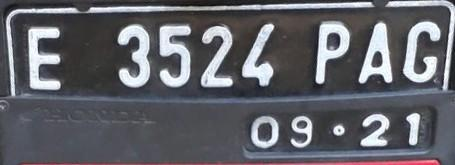
#> input picture 14 Frisaranda Diouf Julio/UTS/dataset/1.jpg, 455 x 165 px
$ jupyter execute uts.ipynb
#> lines starting #> are read from the running program, lines starting #| are printed output that depends on the picture; after the words box and inside, x2 and y2 are one past the last pixel; in counts of white or black regions, pixels touching at a corner belong together
# Machine Learning Mid-Term Test

**Image Segmentation with Clustering**

Import Library

[cell 1]
import numpy as np
import cv2
import matplotlib.pyplot as plt
import os

Select 5 License Plate Images from The Dataset

[cell 2]
image_paths = [
    "dataset/1.jpg",
    "dataset/2.jpg",
    "dataset/3.jpg",
    "dataset/4.jpg",
    "dataset/5.jpg"
]

Displays 5 Selected License Plate Images

[cell 3]
def show_images(images, titles, figsize=(15, 7)):
    plt.figure(figsize=figsize)
    for i in range(len(images)):
        plt.subplot(1, len(images), i+1)
        plt.imshow(images[i])
        plt.title(titles[i])
        plt.axis('off')
    plt.show()

[cell 4]
# Load and display selected images before segmentation
original_images = [cv2.imread(img) for img in image_paths]
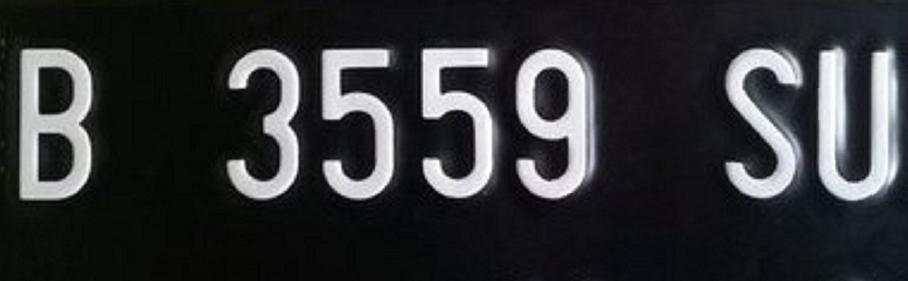
#> input picture 14 Frisaranda Diouf Julio/UTS/dataset/2.jpg, 908 x 281 px
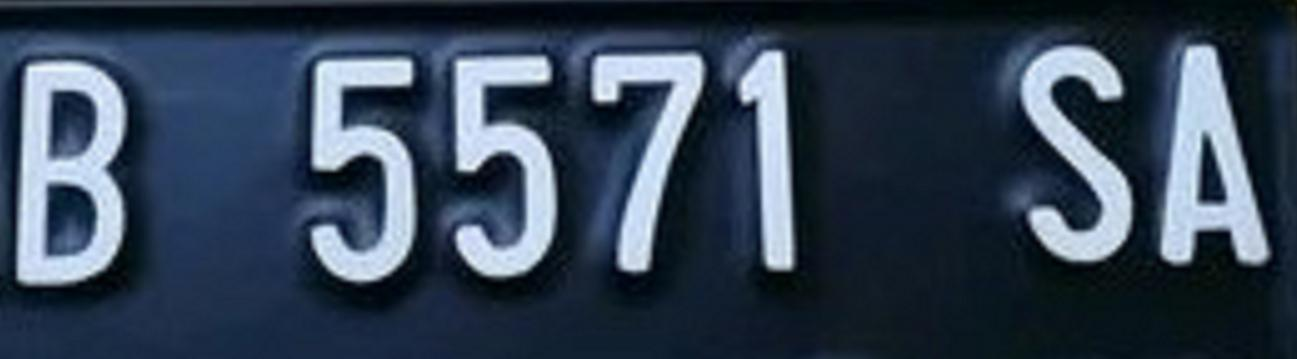
#> input picture 14 Frisaranda Diouf Julio/UTS/dataset/3.jpg, 1297 x 359 px
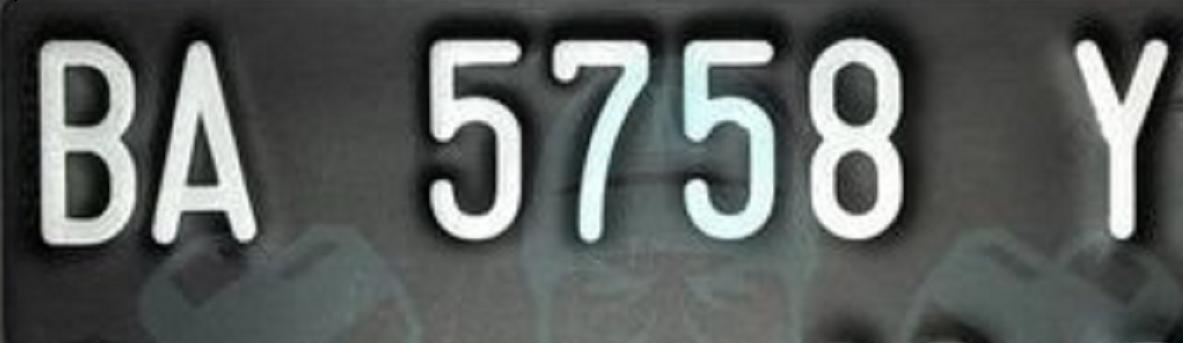
#> input picture 14 Frisaranda Diouf Julio/UTS/dataset/4.jpg, 1183 x 343 px
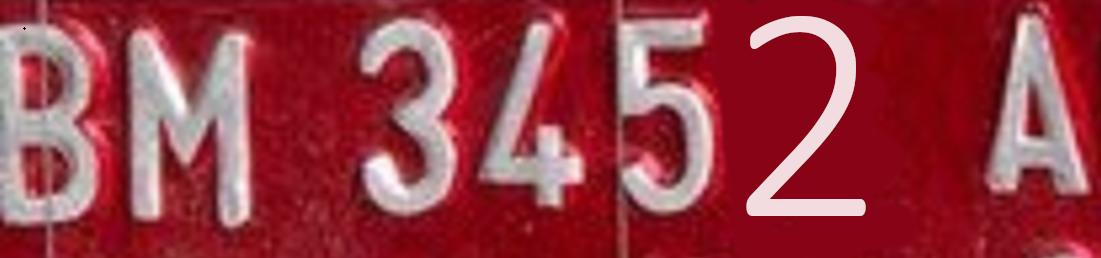
#> input picture 14 Frisaranda Diouf Julio/UTS/dataset/5.jpg, 1101 x 258 px
#> original_images = 5 items

# Displays the original image with the title "Original" (in RGB format)
fig, axes = plt.subplots(1, 5, figsize=(15, 5))
for ax, image in zip(axes, original_images):
    rgb_image = cv2.cvtColor(image, cv2.COLOR_BGR2RGB)
    ax.imshow(rgb_image)
    ax.set_title('Original')
    ax.axis('off')
#> this loop made 5 passes
plt.show()

**License Plate 1**

Load Image

[cell 5]
img = cv2.imread('dataset/1.jpg')
#> img is the input picture: shape (165, 455, 3); mean B, G, R 105.2, 98.7, 98.1

Displays The Height, Width, and Number of Image Channels

[cell 6]
h, w, ch = img.shape
#> h = 165; w = 455; ch = 3
print(h)
#| 165
print(w)
#| 455
print(ch)
#| 3

Image Normalization

[cell 7]
data = img / 255.0
data = data.reshape(h * w, ch)
data.shape
#> Out = (75075, 3)

RGB Color Space Plot

[cell 8]
def plot_pixels(data, title, colors=None, N=10000):
#> called with data = array of shape (75075, 3), N = 10000
    if colors is None:
        colors = data

    # choose a random subset
    rng = np.random.RandomState(0)
    i = rng.permutation(data.shape[0])[:N]
    colors = colors[i]
    R, G, B = data[i].T
#> R = 10000 values, max 1 at index 97, min 0.0431 at index 3300, mean 0.414; G = 10000 values, max 1 at index 215, min 0.051 at index 3300, mean 0.389; B = 10000 values, max 1 at index 6029, min 0.051 at index 3300, mean 0.386

    fig, ax = plt.subplots(1, 2, figsize=(8, 4))
    ax[0].scatter(R, G, color=colors, marker='.')
    ax[0].set(xlabel='Red', ylabel='Green', xlim=(0, 1), ylim=(0, 1))

    ax[1].scatter(R, B, color=colors, marker='.')
    ax[1].set(xlabel='Red', ylabel='Blue', xlim=(0, 1), ylim=(0, 1))

    fig.suptitle(title, size=14)

[cell 9]
plot_pixels(data, title='Input color space: 16 million possible colors')

Image Segmentation Using The K-Means Algorithm

[cell 10]
from sklearn.cluster import KMeans

# Reshape image into 2D array (for K-Means)
citra_reshape = img.reshape((-1, 3))

# Determine the desired number of clusters
jumlah_klaster = 2

kmeans = KMeans(n_clusters=jumlah_klaster)
kmeans.fit(citra_reshape)

# Move the cluster labels back to their original shape
label_klaster = kmeans.labels_.reshape(img.shape[:2])

# For example, you can show the first cluster (0) as red
citra_segmentasi = img.copy()
citra_segmentasi[label_klaster == 0] = [0, 0, 0]

Segmentation Results

[cell 11]
fig, ax = plt.subplots(1, 2, figsize=(16, 6),
                       subplot_kw=dict(xticks=[], yticks=[]))
fig.subplots_adjust(wspace=0.05)
ax[0].imshow(cv2.cvtColor(img, cv2.COLOR_BGR2RGB))
ax[0].set_title('Original Image', size=16)
ax[1].imshow(cv2.cvtColor(citra_segmentasi, cv2.COLOR_BGR2RGB))
ax[1].set_title('2-color Image', size=16)

**License Plate 2**

Load Image

[cell 12]
img2 = cv2.imread('dataset/2.jpg')
#> img2 is the input picture: shape (281, 908, 3); mean B, G, R 53.4, 51.2, 50.1

Displays The Height, Width, and Number of Image Channels

[cell 13]
h, w, ch = img2.shape
#> h = 281; w = 908
print(h)
#| 281
print(w)
#| 908
print(ch)
#| 3

Image Normalization

[cell 14]
data = img2 / 255.0
#> data: shape (281, 908, 3) float64
data = data.reshape(h * w, ch)
data.shape
#> Out = (255148, 3)

RGB Color Space Plot

[cell 15]
def plot_pixels(data, title, colors=None, N=10000):
#> called with data = array of shape (255148, 3), N = 10000
    if colors is None:
        colors = data

    # choose a random subset
    rng = np.random.RandomState(0)
    i = rng.permutation(data.shape[0])[:N]
    colors = colors[i]
    R, G, B = data[i].T
#> R = 10000 values, max 1 at index 638, min 0.00392 at index 5824, mean 0.209; G = 10000 values, max 1 at index 9009, min 0.0118 at index 221, mean 0.201; B = 10000 values, max 1 at index 2176, min 0.0118 at index 221, mean 0.197

    fig, ax = plt.subplots(1, 2, figsize=(8, 4))
    ax[0].scatter(R, G, color=colors, marker='.')
    ax[0].set(xlabel='Red', ylabel='Green', xlim=(0, 1), ylim=(0, 1))

    ax[1].scatter(R, B, color=colors, marker='.')
    ax[1].set(xlabel='Red', ylabel='Blue', xlim=(0, 1), ylim=(0, 1))

    fig.suptitle(title, size=14)

[cell 16]
plot_pixels(data, title='Input color space: 16 million possible colors')

Image Segmentation Using The K-Means Algorithm

[cell 17]
from sklearn.cluster import KMeans

# Reshape image into 2D array (for K-Means)
citra_reshape = img2.reshape((-1, 3))

# Determine the desired number of clusters
jumlah_klaster = 2

kmeans = KMeans(n_clusters=jumlah_klaster)
kmeans.fit(citra_reshape)

# Move the cluster labels back to their original shape
label_klaster = kmeans.labels_.reshape(img2.shape[:2])

# For example, you can show the first cluster (0) as red
citra_segmentasi = img2.copy()
citra_segmentasi[label_klaster == 0] = [0, 0, 0]
#> citra_segmentasi: shape (281, 908, 3)

Segmentation Results

[cell 18]
fig, ax = plt.subplots(1, 2, figsize=(16, 6),
                       subplot_kw=dict(xticks=[], yticks=[]))
fig.subplots_adjust(wspace=0.05)
ax[0].imshow(cv2.cvtColor(img2, cv2.COLOR_BGR2RGB))
ax[0].set_title('Original Image', size=16)
ax[1].imshow(cv2.cvtColor(citra_segmentasi, cv2.COLOR_BGR2RGB))
ax[1].set_title('2-color Image', size=16)

**License Plate 3**

Load Image

[cell 19]
img3 = cv2.imread('dataset/3.jpg')
#> img3 is the input picture: shape (359, 1297, 3); mean B, G, R 83.8, 66.3, 51.8

Displays The Height, Width, and Number of Image Channels

[cell 20]
h, w, ch = img3.shape
#> h = 359; w = 1297
print(h)
#| 359
print(w)
#| 1297
print(ch)
#| 3

Image Normalization

[cell 21]
data = img3 / 255.0
#> data: shape (359, 1297, 3) float64
data = data.reshape(h * w, ch)
data.shape
#> Out = (465623, 3)

RGB Color Space Plot

[cell 22]
def plot_pixels(data, title, colors=None, N=10000):
#> called with data = array of shape (465623, 3), N = 10000
    if colors is None:
        colors = data

    # choose a random subset
    rng = np.random.RandomState(0)
    i = rng.permutation(data.shape[0])[:N]
    colors = colors[i]
    R, G, B = data[i].T
#> R = 10000 values, max 1 at index 784, min 0.0157 at index 8288, mean 0.332; G = 10000 values, max 0.969 at index 9567, min 0.00784 at index 3545, mean 0.263; B = 10000 values, max 0.918 at index 9962, min 0 at index 12, mean 0.206

    fig, ax = plt.subplots(1, 2, figsize=(8, 4))
    ax[0].scatter(R, G, color=colors, marker='.')
    ax[0].set(xlabel='Red', ylabel='Green', xlim=(0, 1), ylim=(0, 1))

    ax[1].scatter(R, B, color=colors, marker='.')
    ax[1].set(xlabel='Red', ylabel='Blue', xlim=(0, 1), ylim=(0, 1))

    fig.suptitle(title, size=14)

[cell 23]
plot_pixels(data, title='Input color space: 16 million possible colors')

Image Segmentation Using The K-Means Algorithm

[cell 24]
from sklearn.cluster import KMeans

# Reshape image into 2D array (for K-Means)
citra_reshape = img3.reshape((-1, 3))

# Determine the desired number of clusters
jumlah_klaster = 2

kmeans = KMeans(n_clusters=jumlah_klaster)
kmeans.fit(citra_reshape)

# Move the cluster labels back to their original shape
label_klaster = kmeans.labels_.reshape(img3.shape[:2])

# For example, you can show the first cluster (0) as red
citra_segmentasi = img3.copy()
citra_segmentasi[label_klaster == 0] = [0, 0, 0]
#> citra_segmentasi: shape (359, 1297, 3)

Segmentation Results

[cell 25]
fig, ax = plt.subplots(1, 2, figsize=(16, 6),
                       subplot_kw=dict(xticks=[], yticks=[]))
fig.subplots_adjust(wspace=0.05)
ax[0].imshow(cv2.cvtColor(img3, cv2.COLOR_BGR2RGB))
ax[0].set_title('Original Image', size=16)
ax[1].imshow(cv2.cvtColor(citra_segmentasi, cv2.COLOR_BGR2RGB))
ax[1].set_title('2-color Image', size=16)
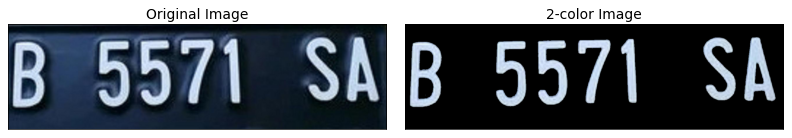
#> figure drawn by matplotlib, 2 panels

**License Plate 4**

Load Image

[cell 26]
img4 = cv2.imread('dataset/4.jpg')
#> img4 is the input picture: shape (343, 1183, 3); mean B, G, R 93.2, 95, 91

Displays The Height, Width, and Number of Image Channels

[cell 27]
h, w, ch = img4.shape
#> h = 343; w = 1183
print(h)
#| 343
print(w)
#| 1183
print(ch)
#| 3

Image Normalization

[cell 28]
data = img4 / 255.0
#> data: shape (343, 1183, 3) float64
data = data.reshape(h * w, ch)
data.shape

RGB Color Space Plot

[cell 29]
def plot_pixels(data, title, colors=None, N=10000):
#> called with data = array of shape (405769, 3), N = 10000
    if colors is None:
        colors = data

    # choose a random subset
    rng = np.random.RandomState(0)
    i = rng.permutation(data.shape[0])[:N]
    colors = colors[i]
    R, G, B = data[i].T
#> R = 10000 values, max 1 at index 1213, min 0 at index 518, mean 0.367; G = 10000 values, max 1 at index 81, min 0.00392 at index 585, mean 0.374; B = 10000 values, max 1 at index 2777, min 0 at index 585, mean 0.358

    fig, ax = plt.subplots(1, 2, figsize=(8, 4))
    ax[0].scatter(R, G, color=colors, marker='.')
    ax[0].set(xlabel='Red', ylabel='Green', xlim=(0, 1), ylim=(0, 1))

    ax[1].scatter(R, B, color=colors, marker='.')
    ax[1].set(xlabel='Red', ylabel='Blue', xlim=(0, 1), ylim=(0, 1))

    fig.suptitle(title, size=14)

[cell 30]
plot_pixels(data, title='Input color space: 16 million possible colors')

Image Segmentation Using The K-Means Algorithm

[cell 31]
from sklearn.cluster import KMeans

# Reshape image into 2D array (for K-Means)
citra_reshape = img4.reshape((-1, 3))

# Determine the desired number of clusters
jumlah_klaster = 2

kmeans = KMeans(n_clusters=jumlah_klaster)
kmeans.fit(citra_reshape)

# Move the cluster labels back to their original shape
label_klaster = kmeans.labels_.reshape(img4.shape[:2])

# For example, you can show the first cluster (0) as red
citra_segmentasi = img4.copy()
citra_segmentasi[label_klaster == 0] = [0, 0, 0]
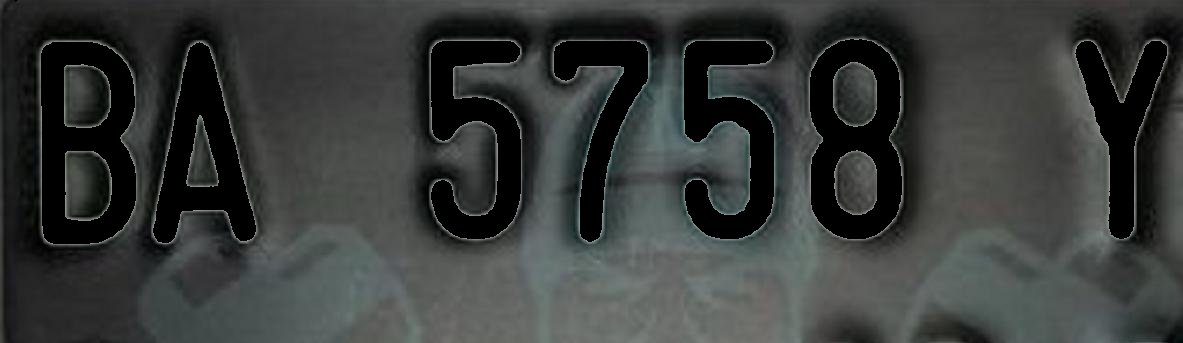
#> citra_segmentasi: shape (343, 1183, 3); 16.01% of pixels changed, all inside (x1, y1, x2, y2) = (41, 39, 1167, 244)

Segmentation Results

[cell 32]
fig, ax = plt.subplots(1, 2, figsize=(16, 6),
                       subplot_kw=dict(xticks=[], yticks=[]))
fig.subplots_adjust(wspace=0.05)
ax[0].imshow(cv2.cvtColor(img4, cv2.COLOR_BGR2RGB))
ax[0].set_title('Original Image', size=16)
ax[1].imshow(cv2.cvtColor(citra_segmentasi, cv2.COLOR_BGR2RGB))
ax[1].set_title('2-color Image', size=16)
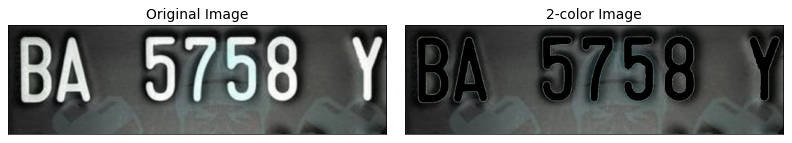
#> figure drawn by matplotlib, 2 panels

**License Plate 5**

Load Image

[cell 33]
img5 = cv2.imread('dataset/5.jpg')
#> img5 is the input picture: shape (258, 1101, 3); mean B, G, R 67.4, 56.9, 151.2

Displays The Height, Width, and Number of Image Channels

[cell 34]
h, w, ch = img5.shape
print(h)
#| 258
print(w)
#| 1101
print(ch)
#| 3

Image Normalization

[cell 35]
data = img5 / 255.0
#> data: shape (258, 1101, 3) float64
data = data.reshape(h * w, ch)
data.shape

RGB Color Space Plot

[cell 36]
def plot_pixels(data, title, colors=None, N=10000):
#> called with data = array of shape (284058, 3), N = 10000
    if colors is None:
        colors = data

    # choose a random subset
    rng = np.random.RandomState(0)
    i = rng.permutation(data.shape[0])[:N]
    colors = colors[i]
    R, G, B = data[i].T
#> R = 10000 values, max 1 at index 7004, min 0 at index 3378, mean 0.268; G = 10000 values, max 0.984 at index 2198, min 0 at index 39, mean 0.227; B = 10000 values, max 1 at index 319, min 0.0824 at index 3378, mean 0.594

    fig, ax = plt.subplots(1, 2, figsize=(8, 4))
    ax[0].scatter(R, G, color=colors, marker='.')
    ax[0].set(xlabel='Red', ylabel='Green', xlim=(0, 1), ylim=(0, 1))

    ax[1].scatter(R, B, color=colors, marker='.')
    ax[1].set(xlabel='Red', ylabel='Blue', xlim=(0, 1), ylim=(0, 1))

    fig.suptitle(title, size=14)

[cell 37]
plot_pixels(data, title='Input color space: 16 million possible colors')
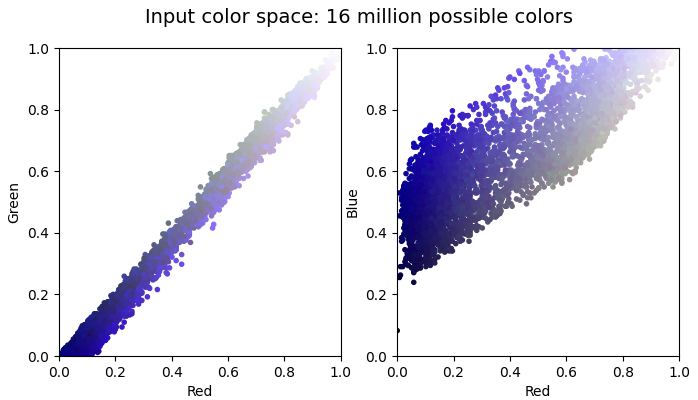
#> figure drawn by matplotlib, 2 panels

Image Segmentation Using The K-Means Algorithm

[cell 38]
from sklearn.cluster import KMeans

# Reshape image into 2D array (for K-Means)
citra_reshape = img5.reshape((-1, 3))

# Determine the desired number of clusters
jumlah_klaster = 2

kmeans = KMeans(n_clusters=jumlah_klaster)
kmeans.fit(citra_reshape)

# Move the cluster labels back to their original shape
label_klaster = kmeans.labels_.reshape(img5.shape[:2])

# For example, you can show the first cluster (0) as red
citra_segmentasi = img5.copy()
citra_segmentasi[label_klaster == 0] = [0, 0, 0]
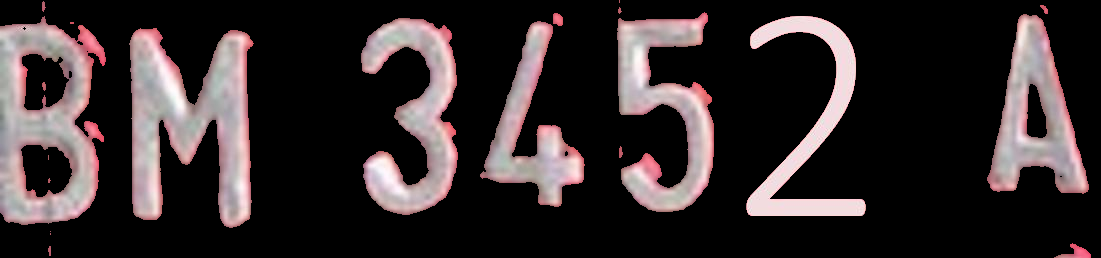
#> citra_segmentasi: shape (258, 1101, 3); mean B, G, R 45.7, 44.7, 52.8

Segmentation Results

[cell 39]
fig, ax = plt.subplots(1, 2, figsize=(16, 6),
                       subplot_kw=dict(xticks=[], yticks=[]))
fig.subplots_adjust(wspace=0.05)
ax[0].imshow(cv2.cvtColor(img5, cv2.COLOR_BGR2RGB))
ax[0].set_title('Original Image', size=16)
ax[1].imshow(cv2.cvtColor(citra_segmentasi, cv2.COLOR_BGR2RGB))
ax[1].set_title('2-color Image', size=16)
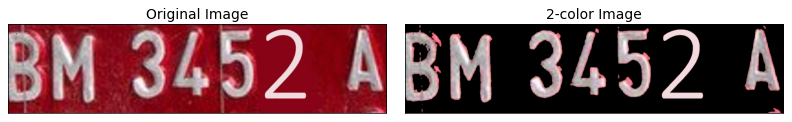
#> figure drawn by matplotlib, 2 panels
